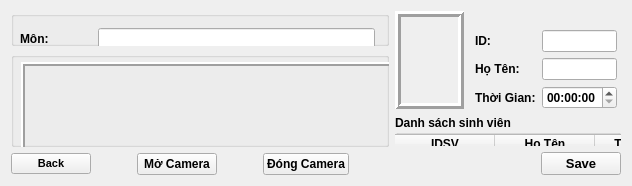
               <widget class="QWidget" name="page_DiemDanh">
                <layout class="QVBoxLayout" name="verticalLayout_26">
                 <item>
                  <layout class="QHBoxLayout" name="horizontalLayout" stretch="5,3">
                   <item>
                    <layout class="QVBoxLayout" name="verticalLayout_17" stretch="3,8,1">
                     <item>
                      <layout class="QHBoxLayout" name="horizontalLayout_12" stretch="0">
                       <item>
                        <widget class="QGroupBox" name="groupBox_21">
                         <property name="title">
                          <string/>
                         </property>
                         <widget class="QWidget" name="formLayoutWidget_3">
                          <property name="geometry">
                           <rect>
                            <x>0</x>
                            <y>0</y>
                            <width>369</width>
                            <height>156</height>
                           </rect>
                          </property>
                          <layout class="QFormLayout" name="formLayout_9">
                           <property name="leftMargin">
                            <number>9</number>
                           </property>
                           <property name="topMargin">
                            <number>17</number>
                           </property>
                           <property name="rightMargin">
                            <number>5</number>
                           </property>
                           <item row="0" column="0">
                            <widget class="QLabel" name="mNLabel_3">
                             <property name="font">
                              <font>
                               <weight>75</weight>
                               <bold>true</bold>
                              </font>
                             </property>
                             <property name="text">
                              <string>Môn:</string>
                             </property>
                            </widget>
                           </item>
                           <item row="0" column="1">
                            <widget class="QLineEdit" name="fi_MonHoc_33">
                             <property name="font">
                              <font>
                               <weight>75</weight>
                               <bold>true</bold>
                              </font>
                             </property>
                            </widget>
                           </item>
                           <item row="1" column="0">
                            <widget class="QLabel" name="iDBuIHCLabel_4">
                             <property name="font">
                              <font>
                               <weight>75</weight>
                               <bold>true</bold>
                              </font>
                             </property>
                             <property name="text">
                              <string>ID Buổi Học:</string>
                             </property>
                            </widget>
                           </item>
                           <item row="1" column="1">
                            <widget class="QLineEdit" name="fi_IDBH_33">
                             <property name="font">
                              <font>
                               <weight>75</weight>
                               <bold>true</bold>
                              </font>
                             </property>
                            </widget>
                           </item>
                           <item row="2" column="0">
                            <widget class="QLabel" name="sSLabel_2">
                             <property name="font">
                              <font>
                               <weight>75</weight>
                               <bold>true</bold>
                              </font>
                             </property>
                             <property name="text">
                              <string>Sỉ số:</string>
                             </property>
                            </widget>
                           </item>
                           <item row="2" column="1">
                            <widget class="QLineEdit" name="fi_SiSo_3">
                             <property name="font">
                              <font>
                               <weight>75</weight>
                               <bold>true</bold>
                              </font>
                             </property>
                            </widget>
                           </item>
                           <item row="3" column="0">
                            <widget class="QLabel" name="tLabel_2">
                             <property name="font">
                              <font>
                               <weight>75</weight>
                               <bold>true</bold>
                              </font>
                             </property>
                             <property name="text">
                              <string>Từ:</string>
                             </property>
                            </widget>
                           </item>
                           <item row="3" column="1">
                            <widget class="QTimeEdit" name="fi_GioBD_3">
                             <property name="font">
                              <font>
                               <weight>75</weight>
                               <bold>true</bold>
                              </font>
                             </property>
                            </widget>
                           </item>
                          </layout>
                         </widget>
                         <widget class="QWidget" name="formLayoutWidget_5">
                          <property name="geometry">
                           <rect>
                            <x>380</x>
                            <y>0</y>
                            <width>361</width>
                            <height>151</height>
                           </rect>
                          </property>
                          <layout class="QFormLayout" name="formLayout_10">
                           <property name="leftMargin">
                            <number>8</number>
                           </property>
                           <property name="topMargin">
                            <number>17</number>
                           </property>
                           <property name="rightMargin">
                            <number>9</number>
                           </property>
                           <item row="1" column="0">
                            <widget class="QLabel" name="giNgViNLabel">
                             <property name="font">
                              <font>
                               <weight>75</weight>
                               <bold>true</bold>
                              </font>
                             </property>
                             <property name="text">
                              <string>Giảng Viên:</string>
                             </property>
                            </widget>
                           </item>
                           <item row="1" column="1">
                            <widget class="QLineEdit" name="fi_GiangVien_3">
                             <property name="font">
                              <font>
                               <weight>75</weight>
                               <bold>true</bold>
                              </font>
                             </property>
                            </widget>
                           </item>
                           <item row="2" column="0">
                            <widget class="QLabel" name="phNgLabel">
                             <property name="font">
                              <font>
                               <weight>75</weight>
                               <bold>true</bold>
                              </font>
                             </property>
                             <property name="text">
                              <string>Phòng:</string>
                             </property>
                            </widget>
                           </item>
                           <item row="2" column="1">
                            <widget class="QLineEdit" name="fi_Phong_3">
                             <property name="font">
                              <font>
                               <weight>75</weight>
                               <bold>true</bold>
                              </font>
                             </property>
                            </widget>
                           </item>
                           <item row="3" column="0">
                            <widget class="QLabel" name="nLabel_2">
                             <property name="font">
                              <font>
                               <weight>75</weight>
                               <bold>true</bold>
                              </font>
                             </property>
                             <property name="text">
                              <string>Đến:</string>
                             </property>
                            </widget>
                           </item>
                           <item row="3" column="1">
                            <widget class="QTimeEdit" name="fi_GioKT_3">
                             <property name="font">
                              <font>
                               <weight>75</weight>
                               <bold>true</bold>
                              </font>
                             </property>
                            </widget>
                           </item>
                           <item row="0" column="0">
                            <widget class="QLabel" name="iDLPHCPhNLabel_2">
                             <property name="font">
                              <font>
                               <weight>75</weight>
                               <bold>true</bold>
                              </font>
                             </property>
                             <property name="text">
                              <string>ID Lớp Học Phần:</string>
                             </property>
                            </widget>
                           </item>
                           <item row="0" column="1">
                            <widget class="QLineEdit" name="fi_LopHoc_3">
                             <property name="font">
                              <font>
                               <weight>75</weight>
                               <bold>true</bold>
                              </font>
                             </property>
                            </widget>
                           </item>
                          </layout>
                         </widget>
                        </widget>
                       </item>
                      </layout>
                     </item>
                     <item>
                      <layout class="QVBoxLayout" name="verticalLayout_30">
                       <item>
                        <widget class="QGroupBox" name="groupBox_22">
                         <property name="title">
                          <string/>
                         </property>
                         <widget class="QLabel" name="lbl_Cam_3">
                          <property name="geometry">
                           <rect>
                            <x>10</x>
                            <y>10</y>
                            <width>721</width>
                            <height>401</height>
                           </rect>
                          </property>
                          <property name="frameShape">
                           <enum>QFrame::Box</enum>
                          </property>
                          <property name="frameShadow">
                           <enum>QFrame::Raised</enum>
                          </property>
                          <property name="lineWidth">
                           <number>2</number>
                          </property>
                          <property name="text">
                           <string/>
                          </property>
                         </widget>
                        </widget>
                       </item>
                      </layout>
                     </item>
                     <item>
                      <layout class="QHBoxLayout" name="horizontalLayout_15">
                       <item>
                        <widget class="QPushButton" name="btn_BackPageTKB_3">
                         <property name="font">
                          <font>
                           <pointsize>8</pointsize>
                           <weight>75</weight>
                           <bold>true</bold>
                          </font>
                         </property>
                         <property name="text">
                          <string>Back</string>
                         </property>
                        </widget>
                       </item>
                       <item>
                        <spacer name="horizontalSpacer">
                         <property name="orientation">
                          <enum>Qt::Horizontal</enum>
                         </property>
                         <property name="sizeHint" stdset="0">
                          <size>
                           <width>40</width>
                           <height>20</height>
                          </size>
                         </property>
                        </spacer>
                       </item>
                       <item>
                        <widget class="QPushButton" name="btn_MoCam_3">
                         <property name="font">
                          <font>
                           <weight>75</weight>
                           <bold>true</bold>
                          </font>
                         </property>
                         <property name="text">
                          <string>Mở Camera</string>
                         </property>
                        </widget>
                       </item>
                       <item>
                        <spacer name="horizontalSpacer_2">
                         <property name="orientation">
                          <enum>Qt::Horizontal</enum>
                         </property>
                         <property name="sizeHint" stdset="0">
                          <size>
                           <width>40</width>
                           <height>20</height>
                          </size>
                         </property>
                        </spacer>
                       </item>
                       <item>
                        <widget class="QPushButton" name="btn_DongCam_3">
                         <property name="font">
                          <font>
                           <weight>75</weight>
                           <bold>true</bold>
                          </font>
                         </property>
                         <property name="text">
                          <string>Đóng Camera</string>
                         </property>
                        </widget>
                       </item>
                       <item>
                        <spacer name="horizontalSpacer_3">
                         <property name="orientation">
                          <enum>Qt::Horizontal</enum>
                         </property>
                         <property name="sizeHint" stdset="0">
                          <size>
                           <width>40</width>
                           <height>20</height>
                          </size>
                         </property>
                        </spacer>
                       </item>
                      </layout>
                     </item>
                    </layout>
                   </item>
                   <item>
                    <layout class="QVBoxLayout" name="verticalLayout_29" stretch="2,7,1">
                     <item>
                      <layout class="QHBoxLayout" name="horizontalLayout_55" stretch="2,3">
                       <item>
                        <layout class="QHBoxLayout" name="horizontalLayout_57">
                         <item>
                          <widget class="QLabel" name="lbl_AvatarDD_3">
                           <property name="frameShape">
                            <enum>QFrame::Box</enum>
                           </property>
                           <property name="frameShadow">
                            <enum>QFrame::Raised</enum>
                           </property>
                           <property name="lineWidth">
                            <number>3</number>
                           </property>
                           <property name="text">
                            <string/>
                           </property>
                           <property name="pixmap">
                            <pixmap>C:/Users/Admin/OneDrive/Máy tính/Who1.png</pixmap>
                           </property>
                          </widget>
                         </item>
                        </layout>
                       </item>
                       <item>
                        <layout class="QHBoxLayout" name="horizontalLayout_58">
                         <item>
                          <layout class="QFormLayout" name="formLayout_19">
                           <property name="leftMargin">
                            <number>5</number>
                           </property>
                           <property name="topMargin">
                            <number>19</number>
                           </property>
                           <property name="rightMargin">
                            <number>4</number>
                           </property>
                           <item row="0" column="0">
                            <widget class="QLabel" name="iDLabel_2">
                             <property name="font">
                              <font>
                               <weight>75</weight>
                               <bold>true</bold>
                              </font>
                             </property>
                             <property name="text">
                              <string>ID:</string>
                             </property>
                            </widget>
                           </item>
                           <item row="0" column="1">
                            <widget class="QLineEdit" name="fi_IDSV_3">
                             <property name="font">
                              <font>
                               <weight>75</weight>
                               <bold>true</bold>
                              </font>
                             </property>
                            </widget>
                           </item>
                           <item row="1" column="0">
                            <widget class="QLabel" name="hTNLabel_3">
                             <property name="font">
                              <font>
                               <weight>75</weight>
                               <bold>true</bold>
                              </font>
                             </property>
                             <property name="text">
                              <string>Họ Tên:</string>
                             </property>
                            </widget>
                           </item>
                           <item row="1" column="1">
                            <widget class="QLineEdit" name="fi_HoTenSV_3">
                             <property name="font">
                              <font>
                               <weight>75</weight>
                               <bold>true</bold>
                              </font>
                             </property>
                            </widget>
                           </item>
                           <item row="2" column="0">
                            <widget class="QLabel" name="thIGianIMDanhLabel_2">
                             <property name="font">
                              <font>
                               <weight>75</weight>
                               <bold>true</bold>
                              </font>
                             </property>
                             <property name="text">
                              <string>Thời Gian:</string>
                             </property>
                            </widget>
                           </item>
                           <item row="2" column="1">
                            <widget class="QTimeEdit" name="fi_ThoiGianDD_3">
                             <property name="font">
                              <font>
                               <weight>75</weight>
                               <bold>true</bold>
                              </font>
                             </property>
                            </widget>
                           </item>
                          </layout>
                         </item>
                        </layout>
                       </item>
                      </layout>
                     </item>
                     <item>
                      <widget class="QGroupBox" name="groupBox_20">
                       <property name="font">
                        <font>
                         <weight>75</weight>
                         <bold>true</bold>
                        </font>
                       </property>
                       <property name="title">
                        <string>Danh sách sinh viên</string>
                       </property>
                       <widget class="QWidget" name="horizontalLayoutWidget_17">
                        <property name="geometry">
                         <rect>
                          <x>-1</x>
                          <y>19</y>
                          <width>441</width>
                          <height>371</height>
                         </rect>
                        </property>
                        <layout class="QHBoxLayout" name="horizontalLayout_50">
                         <item>
                          <widget class="QTableWidget" name="tbl_DSSV_3">
                           <property name="font">
                            <font>
                             <weight>75</weight>
                             <bold>true</bold>
                            </font>
                           </property>
                           <column>
                            <property name="text">
                             <string>IDSV</string>
                            </property>
                           </column>
                           <column>
                            <property name="text">
                             <string>Họ Tên</string>
                            </property>
                           </column>
                           <column>
                            <property name="text">
                             <string>Tình Trạng</string>
                            </property>
                           </column>
                           <column>
                            <property name="text">
                             <string>Giờ Vào</string>
                            </property>
                           </column>
                           <column>
                            <property name="text">
                             <string>Ghi Chú</string>
                            </property>
                           </column>
                          </widget>
                         </item>
                        </layout>
                       </widget>
                      </widget>
                     </item>
                     <item>
                      <layout class="QHBoxLayout" name="horizontalLayout_21">
                       <item>
                        <spacer name="horizontalSpacer_8">
                         <property name="orientation">
                          <enum>Qt::Horizontal</enum>
                         </property>
                         <property name="sizeHint" stdset="0">
                          <size>
                           <width>40</width>
                           <height>20</height>
                          </size>
                         </property>
                        </spacer>
                       </item>
                       <item>
                        <widget class="QPushButton" name="btn_SaveDD_3">
                         <property name="font">
                          <font>
                           <pointsize>10</pointsize>
                           <weight>75</weight>
                           <bold>true</bold>
                          </font>
                         </property>
                         <property name="text">
                          <string>Save</string>
                         </property>
                        </widget>
                       </item>
                      </layout>
                     </item>
                    </layout>
                   </item>
                  </layout>
                 </item>
                </layout>
               </widget>
